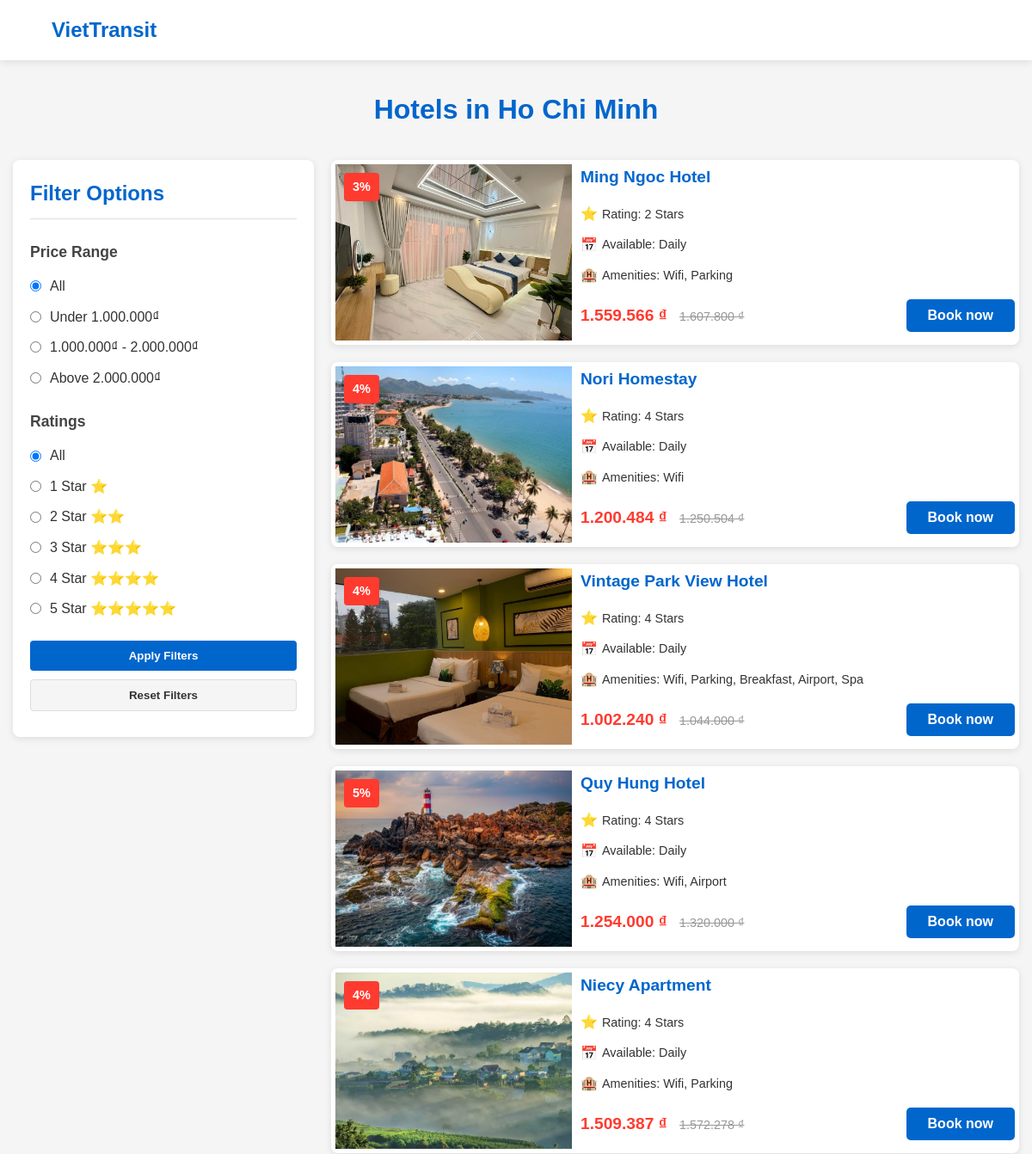
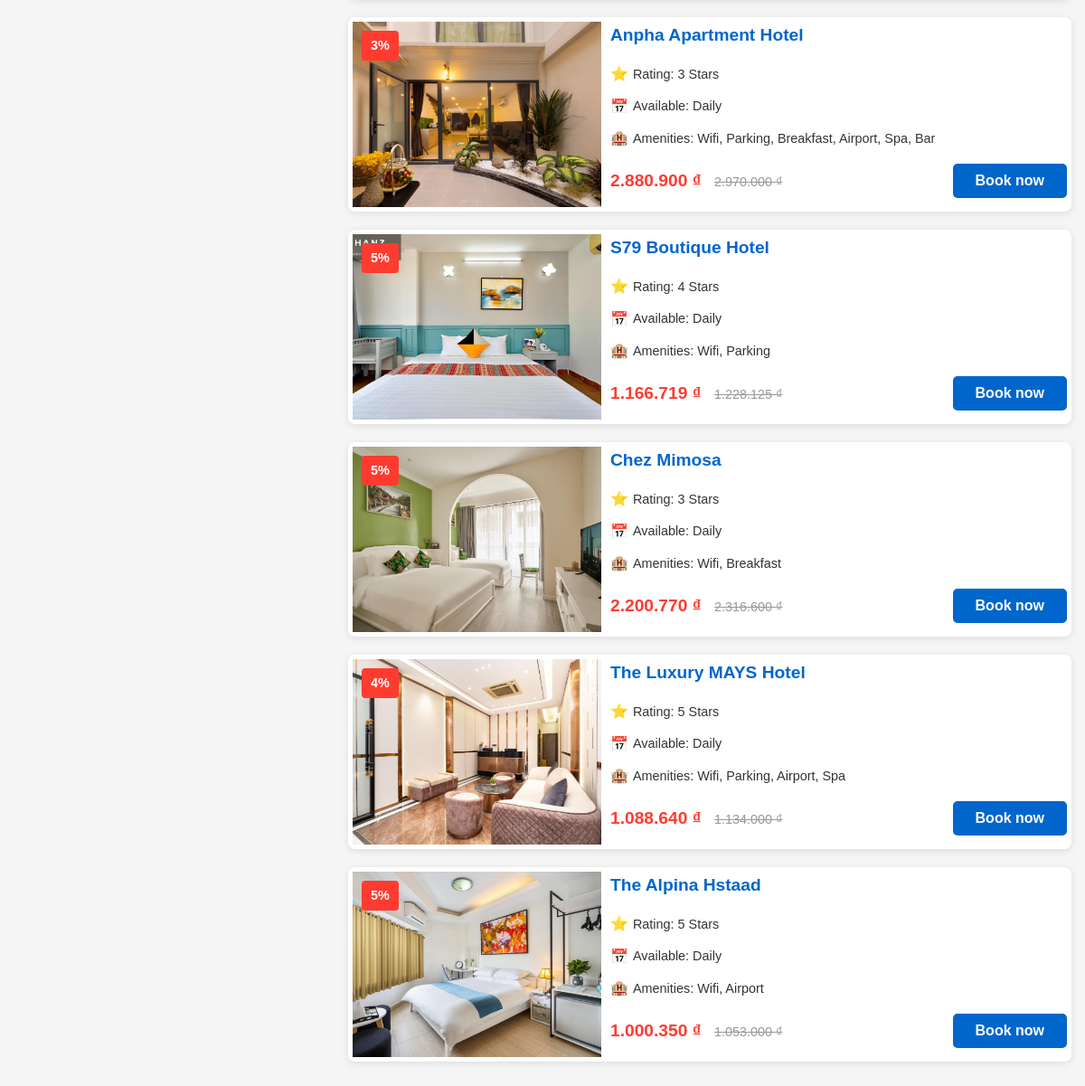
The page /view_hotels.php?city_id=11 on the database its author committed (2 pictures, top to bottom).
### tables this page shows
CREATE TABLE `cities` (
  `cityid` int NOT NULL AUTO_INCREMENT,
  `city` varchar(255) NOT NULL,
  `region` varchar(255) NOT NULL,
  PRIMARY KEY (`cityid`)
);

CREATE TABLE `hotels` (
  `hotelid` int NOT NULL AUTO_INCREMENT,
  `hotel` varchar(255) NOT NULL,
  `cityid` int DEFAULT NULL,
  `cost` bigint DEFAULT NULL,
  `amenities` text,
  `ratings` int DEFAULT NULL,
  PRIMARY KEY (`hotelid`),
  KEY `hotels_ibfk_1` (`cityid`),
  CONSTRAINT `hotels_ibfk_1` FOREIGN KEY (`cityid`) REFERENCES `cities` (`cityid`) ON DELETE CASCADE
);

### view_hotels.php (the view, shortened to what this page needs)
<?php
include 'dbconnect.php';
$cityId = isset($_GET['city_id']) ? $_GET['city_id'] : null;
$cityName = '';
if ($cityId) {
    $citySql = "SELECT city FROM cities WHERE cityid = $cityId";
    $cityResult = $conn->query($citySql);
    if ($cityResult->num_rows > 0) {
        $row = $cityResult->fetch_assoc();
        $cityName = $row['city'];
    }
}
$selectedCost = isset($_GET['cost']) && $_GET['cost'] !== 'All' ? $_GET['cost'] : (isset($_POST['cost']) ? $_POST['cost'] : 'All');
$selectedRatings = isset($_GET['ratings']) && $_GET['ratings'] !== 'All' ? $_GET['ratings'] : (isset($_POST['ratings']) ? $_POST['ratings'] : 'All');
$sql = "SELECT * FROM hotels WHERE cityid = $cityId";
$result = $conn->query($sql);
?>
<!DOCTYPE html>
<html lang="en">
<head>
     <link rel="stylesheet" href="./css/hotels.css">
</head>
<body>
    <header>
        <a href="#" class="logo">VietTransit</a>
    </header>
    <div class="main-content">
        <h1>Hotels in <?php echo htmlspecialchars($cityName); ?></h1>
        <div class="content-container">
            <div class="filter-sidebar">
                <h2>Filter Options</h2>
                <form method="post" action="<?php echo htmlspecialchars($_SERVER['PHP_SELF'] . '?city_id=' . $cityId); ?>">
                    <div class="filter-group">
                        <h3>Price Range</h3>
                        <div class="checkbox-group">
                            <label><input type="radio" name="cost" value="All" <?php if ($selectedCost === 'All') echo 'checked'; ?>> All</label>
                            <label><input type="radio" name="cost" value="less" <?php if ($selectedCost === 'less') echo 'checked'; ?>> Under 1.000.000₫</label>
                            <label><input type="radio" name="cost" value="between" <?php if ($selectedCost === 'between') echo 'checked'; ?>> 1.000.000₫ - 2.000.000₫</label>
                            <label><input type="radio" name="cost" value="above" <?php if ($selectedCost === 'above') echo 'checked'; ?>> Above 2.000.000₫</label>
                        </div>
                    </div>
                    <div class="filter-group">
                        <h3>Ratings</h3>
                        <div class="checkbox-group">
                            <label><input type="radio" name="ratings" value="All" <?php if ($selectedRatings === 'All') echo 'checked'; ?>> All</label>
                            <label><input type="radio" name="ratings" value="1star" <?php if ($selectedRatings === '1star') echo 'checked'; ?>> 1 Star ⭐</label>
                            <label><input type="radio" name="ratings" value="2star" <?php if ($selectedRatings === '2star') echo 'checked'; ?>> 2 Star ⭐⭐</label>
                            <label><input type="radio" name="ratings" value="3star" <?php if ($selectedRatings === '3star') echo 'checked'; ?>> 3 Star ⭐⭐⭐</label>
                            <label><input type="radio" name="ratings" value="4star" <?php if ($selectedRatings === '4star') echo 'checked'; ?>> 4 Star ⭐⭐⭐⭐</label>
                            <label><input type="radio" name="ratings" value="5star" <?php if ($selectedRatings === '5star') echo 'checked'; ?>> 5 Star ⭐⭐⭐⭐⭐</label>
                        </div>
                    </div>
                    <button type="submit" class="filter-button">Apply Filters</button>
                    <button type="reset" class="reset-button">Reset Filters</button>
                </form>
            </div>
            <div class="tour-content">
                <div class="tour-container">
                    <?php
                    if ($result && $result->num_rows > 0) {
                        while ($row = $result->fetch_assoc()) {
                            $hotelId = htmlspecialchars($row['hotelid']);
                            $imagePath = "hotelphotoID/{$hotelId}.jpg";
                            $discount = rand(3, 5);
                            $discountedPrice = $row['cost'] * (1 - $discount / 100);
                            $amenities = htmlspecialchars($row['amenities']);
                            ?>
                            <div class="tour-card">
                                <div class="tour-image">
                                    <img src="<?php echo $imagePath; ?>" alt="Hotel Image">
                                    <span class="discount-badge"><?php echo $discount; ?>%</span>
                                </div>
                                <div class="tour-details">
                                    <h3><?php echo htmlspecialchars($row['hotel']); ?></h3>
                                    <div class="tour-info">
                                        <ul>
                                            <li><span class="icon">⭐</span> Rating: <?php echo htmlspecialchars($row['ratings']); ?> Stars</li>
                                            <li><span class="icon">📅</span> Available: Daily</li>
                                            <li><span class="icon2">🏨</span> Amenities: <?php echo $amenities; ?></li>
                                        </ul>
                                    </div>
                                    <div class="price-action">
                                        <div>
                                            <span class="price"><?php echo number_format($discountedPrice, 0, ',', '.'); ?> ₫</span>
                                            <span class="original-price"><?php echo number_format($row['cost'], 0, ',', '.'); ?> ₫</span>
                                        </div>
                                        <a href="booking.php?hotel_id=<?php echo $hotelId; ?>" class="btn">Book now</a>
                                    </div>
                                </div>
                            </div>
                            <?php
                        }
                    } else {
                        echo "<p>No hotels found in " . htmlspecialchars($cityName) . "</p>";
                    }
                    ?>
                </div>
            </div>
        </div>
    </div>
</body>
</html>

### css/hotels.css (style rules this page uses)
* { margin: 0; padding: 0; box-sizing: border-box; font-family: 'Arial', sans-serif; }
body { background-color: #f5f5f5; color: #333; line-height: 1.6; }
header { display: flex; align-items: center; justify-content: space-between; padding: 1rem 5%; background-color: #fff; box-shadow: 0 2px 10px rgba(0, 0, 0, 0.1); position: sticky; top: 0; z-index: 1000; }
.logo { display: flex; align-items: center; text-decoration: none; color: #0066cc; font-weight: bold; font-size: 1.5rem; }
.main-content { max-width: 1450px; margin: 2rem auto; padding: 0 15px; }
.main-content h1 { color: #0066cc; text-align: center; margin-bottom: 1rem; font-size: 2rem; }
.content-container { display: flex; gap: 20px; margin-top: 2rem; }
.filter-sidebar { flex: 0 0 350px; background-color: #fff; border-radius: 8px; padding: 20px; box-shadow: 0 2px 8px rgba(0, 0, 0, 0.1); height: fit-content; position: sticky; top: 80px; align-self: flex-start; }
.filter-sidebar h2 { color: #0066cc; margin-bottom: 1.5rem; font-size: 1.5rem; border-bottom: 1px solid #ddd; padding-bottom: 10px; }
.filter-group { margin-bottom: 1.5rem; }
.filter-group h3 { font-size: 1.1rem; margin-bottom: 0.8rem; color: #444; }
.checkbox-group { display: flex; flex-direction: column; gap: 10px; }
.checkbox-group label { display: flex; align-items: center; cursor: pointer; }
.checkbox-group input[type="radio"] { margin-right: 10px; }
.filter-button, .reset-button { width: 100%; padding: 10px; border: none; border-radius: 4px; cursor: pointer; font-weight: bold; margin-bottom: 10px; }
.filter-button { background-color: #0066cc; color: white; }
.reset-button { background-color: #f5f5f5; color: #333; border: 1px solid #ddd; }
.tour-content { flex: 1; }
.tour-container { display: flex; flex-direction: column; gap: 20px; }
.tour-card { display: flex; background-color: #fff; border-radius: 8px; overflow: hidden; box-shadow: 0 2px 8px rgba(0, 0, 0, 0.1); transition: transform 0.3s; }
.tour-image { flex: 0 0 275px; width: 275px; height: 205px; position: relative; margin: 5px; }
.tour-image img { width: 100%; height: 100%; object-fit: cover; }
.discount-badge { position: absolute; top: 10px; left: 10px; background-color: #ff3b30; color: white; padding: 5px 10px; border-radius: 4px; font-weight: bold; font-size: 0.9rem; }
.tour-details { flex: 1; padding: 5px; }
.tour-details h3 { color: #0066cc; margin-bottom: 15px; font-size: 1.2rem; }
.tour-info { display: flex; flex-direction: column; gap: 15px; }
.tour-info ul { list-style: none; display: flex; flex-direction: column; gap: 10px; }
.tour-info li { display: flex; align-items: center; font-size: 0.9rem; }
.tour-info .icon { margin-right: 5px; font-size: 1rem; flex-direction: row; }
.tour-info .icon2 { margin-right: 5px; font-size: 1rem; }
.price-action { display: flex; justify-content: space-between; align-items: center; margin-top: 15px; }
.price { font-weight: bold; color: #ff3b30; font-size: 1.2rem; }
.original-price { color: #999; text-decoration: line-through; font-size: 0.9rem; margin-left: 10px; }
.btn { display: inline-block; padding: 6px 25px; background-color: #0066cc; color: white; border-radius: 5px; text-decoration: none; font-weight: bold; transition: background-color 0.3s; }

### rows shown on the page
cities: city "Ho Chi Minh"
hotels: shows a picture, hotel "Ming Ngoc Hotel", ratings "2", amenities "Wifi, Parking", cost "1.607.800"
hotels: shows a picture, hotel "Nori Homestay", ratings "4", amenities "Wifi", cost "1.250.504"
hotels: shows a picture, hotel "Vintage Park View Hotel", ratings "4", amenities "Wifi, Parking, Breakfast, Airport, Spa", cost "1.044.000"
hotels: shows a picture, hotel "Quy Hung Hotel", ratings "4", amenities "Wifi, Airport", cost "1.320.000"
hotels: shows a picture, hotel "Niecy Apartment", ratings "4", amenities "Wifi, Parking", cost "1.572.278"
hotels: shows a picture, hotel "Anpha Apartment Hotel", ratings "3", amenities "Wifi, Parking, Breakfast, Airport, Spa, Bar", cost "2.970.000"
hotels: shows a picture, hotel "S79 Boutique Hotel", ratings "4", amenities "Wifi, Parking", cost "1.228.125"
hotels: shows a picture, hotel "Chez Mimosa", ratings "3", amenities "Wifi, Breakfast", cost "2.316.600"
hotels: shows a picture, hotel "The Luxury MAYS Hotel", ratings "5", amenities "Wifi, Parking, Airport, Spa", cost "1.134.000"
hotels: shows a picture, hotel "The Alpina Hstaad", ratings "5", amenities "Wifi, Airport", cost "1.053.000"
